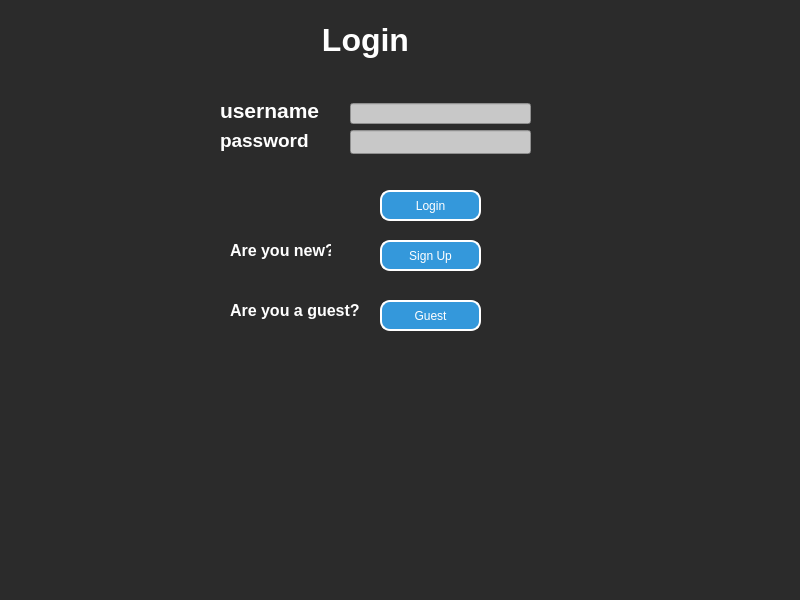
<?xml version="1.0" encoding="UTF-8"?>
<ui version="4.0">
 <class>LoginWindow</class>
 <widget class="QMainWindow" name="LoginWindow">
  <property name="geometry">
   <rect>
    <x>0</x>
    <y>0</y>
    <width>800</width>
    <height>600</height>
   </rect>
  </property>
  <property name="windowTitle">
   <string>MainWindow</string>
  </property>
  <property name="styleSheet">
   <string notr="true">background-color: rgb(43, 43, 43);</string>
  </property>
  <widget class="QWidget" name="centralwidget">
   <widget class="QLineEdit" name="username_3">
    <property name="geometry">
     <rect>
      <x>350</x>
      <y>103</y>
      <width>181</width>
      <height>21</height>
     </rect>
    </property>
    <property name="styleSheet">
     <string notr="true">background-color: rgb(200, 200, 200);</string>
    </property>
   </widget>
   <widget class="QLabel" name="password_4">
    <property name="geometry">
     <rect>
      <x>220</x>
      <y>120</y>
      <width>121</width>
      <height>41</height>
     </rect>
    </property>
    <property name="styleSheet">
     <string notr="true">color: rgb(255, 255, 255);</string>
    </property>
    <property name="text">
     <string>&lt;html&gt;&lt;head/&gt;&lt;body&gt;&lt;p&gt;&lt;span style=&quot; font-size:14pt; font-weight:700;&quot;&gt;password&lt;/span&gt;&lt;/p&gt;&lt;/body&gt;&lt;/html&gt;</string>
    </property>
   </widget>
   <widget class="QPushButton" name="login">
    <property name="geometry">
     <rect>
      <x>380</x>
      <y>190</y>
      <width>101</width>
      <height>31</height>
     </rect>
    </property>
    <property name="styleSheet">
     <string notr="true">QPushButton {
    background-color: #3498db; /* Background color */
    color: #ffffff;            /* Text color */
    border: 2px solid #ffffff; /* Border color and width */
    border-radius: 10px;       /* Edges sharpness */
    padding: 5px;              /* Padding for better spacing */

}</string>
    </property>
    <property name="text">
     <string>Login</string>
    </property>
   </widget>
   <widget class="QLabel" name="username_4">
    <property name="geometry">
     <rect>
      <x>220</x>
      <y>90</y>
      <width>101</width>
      <height>41</height>
     </rect>
    </property>
    <property name="styleSheet">
     <string notr="true">color: rgb(255, 255, 255);</string>
    </property>
    <property name="text">
     <string>&lt;html&gt;&lt;head/&gt;&lt;body&gt;&lt;p&gt;&lt;span style=&quot; font-size:16pt; font-weight:700;&quot;&gt;username&lt;/span&gt;&lt;/p&gt;&lt;/body&gt;&lt;/html&gt;</string>
    </property>
   </widget>
   <widget class="QLineEdit" name="password_3">
    <property name="geometry">
     <rect>
      <x>350</x>
      <y>130</y>
      <width>181</width>
      <height>24</height>
     </rect>
    </property>
    <property name="styleSheet">
     <string notr="true">background-color: rgb(200, 200, 200);</string>
    </property>
    <property name="echoMode">
     <enum>QLineEdit::Password</enum>
    </property>
   </widget>
   <widget class="QPushButton" name="sign_up">
    <property name="geometry">
     <rect>
      <x>380</x>
      <y>240</y>
      <width>101</width>
      <height>31</height>
     </rect>
    </property>
    <property name="styleSheet">
     <string notr="true">QPushButton {
    background-color: #3498db; /* Background color */
    color: #ffffff;            /* Text color */
    border: 2px solid #ffffff; /* Border color and width */
    border-radius: 10px;       /* Edges sharpness */
    padding: 5px;              /* Padding for better spacing */

}</string>
    </property>
    <property name="text">
     <string>Sign Up</string>
    </property>
   </widget>
   <widget class="QPushButton" name="guest">
    <property name="geometry">
     <rect>
      <x>380</x>
      <y>300</y>
      <width>101</width>
      <height>31</height>
     </rect>
    </property>
    <property name="styleSheet">
     <string notr="true">QPushButton {
    background-color: #3498db; /* Background color */
    color: #ffffff;            /* Text color */
    border: 2px solid #ffffff; /* Border color and width */
    border-radius: 10px;       /* Edges sharpness */
    padding: 5px;              /* Padding for better spacing */

}</string>
    </property>
    <property name="text">
     <string>Guest</string>
    </property>
   </widget>
   <widget class="QLabel" name="username_5">
    <property name="geometry">
     <rect>
      <x>280</x>
      <y>20</y>
      <width>171</width>
      <height>41</height>
     </rect>
    </property>
    <property name="styleSheet">
     <string notr="true">color: rgb(255, 255, 255);</string>
    </property>
    <property name="text">
     <string>&lt;html&gt;&lt;head/&gt;&lt;body&gt;&lt;p align=&quot;center&quot;&gt;&lt;span style=&quot; font-size:24pt; font-weight:700;&quot;&gt;Login&lt;/span&gt;&lt;/p&gt;&lt;/body&gt;&lt;/html&gt;</string>
    </property>
   </widget>
   <widget class="QLabel" name="username_6">
    <property name="geometry">
     <rect>
      <x>230</x>
      <y>240</y>
      <width>101</width>
      <height>21</height>
     </rect>
    </property>
    <property name="styleSheet">
     <string notr="true">color: rgb(255, 255, 255);</string>
    </property>
    <property name="text">
     <string>&lt;html&gt;&lt;head/&gt;&lt;body&gt;&lt;p&gt;&lt;span style=&quot; font-size:12pt; font-weight:700;&quot;&gt;Are you new?&lt;/span&gt;&lt;/p&gt;&lt;/body&gt;&lt;/html&gt;</string>
    </property>
   </widget>
   <widget class="QLabel" name="username_7">
    <property name="geometry">
     <rect>
      <x>230</x>
      <y>300</y>
      <width>131</width>
      <height>21</height>
     </rect>
    </property>
    <property name="styleSheet">
     <string notr="true">color: rgb(255, 255, 255);</string>
    </property>
    <property name="text">
     <string>&lt;html&gt;&lt;head/&gt;&lt;body&gt;&lt;p&gt;&lt;span style=&quot; font-size:12pt; font-weight:700;&quot;&gt;Are you a guest?&lt;/span&gt;&lt;/p&gt;&lt;/body&gt;&lt;/html&gt;</string>
    </property>
   </widget>
   <widget class="QLabel" name="message_2">
    <property name="geometry">
     <rect>
      <x>260</x>
      <y>350</y>
      <width>221</width>
      <height>41</height>
     </rect>
    </property>
    <property name="styleSheet">
     <string notr="true">color: rgb(255, 255, 255);</string>
    </property>
    <property name="text">
     <string/>
    </property>
   </widget>
  </widget>
  <widget class="QStatusBar" name="statusbar"/>
 </widget>
 <resources/>
 <connections/>
</ui>
